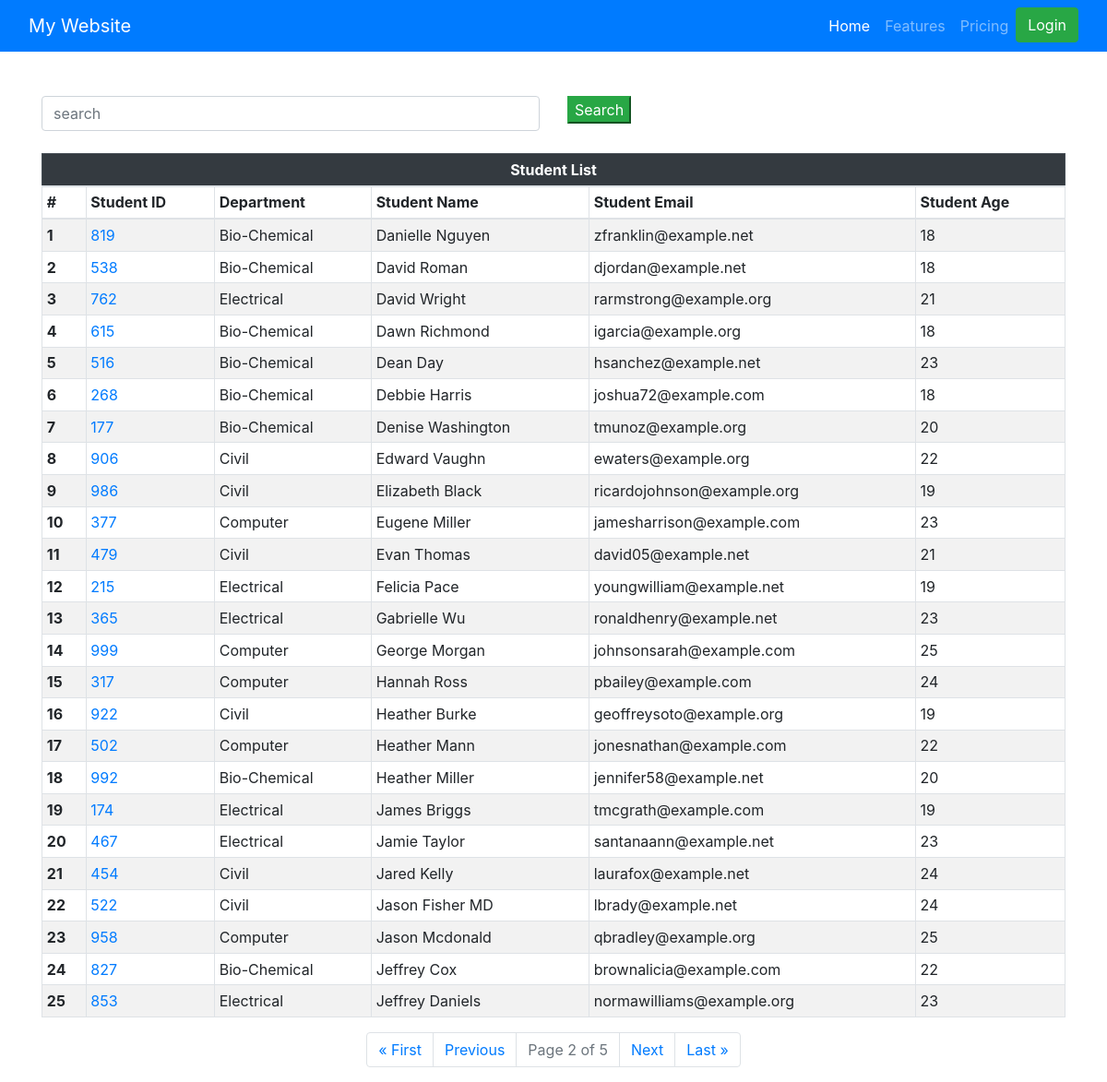
The app's page /get_student/?page=2 with its own data.
### veggie/models.py (models this page shows, shortened)
class Student(models.Model):
    Department=models.ForeignKey(Department,related_name="depart",on_delete=models.CASCADE)
    student_id=models.OneToOneField(studentID,related_name="student",on_delete=models.CASCADE)
    student_name=models.CharField(max_length=100)
    student_email=models.EmailField(unique=True)
    student_age=models.IntegerField(default=18)
    student_address=models.TextField()
    def __str__(self) -> str:
        return self.student_name
    class Meta:
        ordering = ['student_name']
        verbose_name = "Student"

class studentID(models.Model):
    student_id=models.CharField(max_length=100,unique=True)
    def __str__(self) -> str:
        return self.student_id
    class Meta:
        ordering = ['student_id']
        verbose_name = "Student ID"

class Department(models.Model):
    department=models.CharField(max_length=100)
    class Meta:
        ordering = ['department']

### veggie/views.py (the view, shortened to what this page needs)
# urls.py: path('get_student/', veggie_views.get_student, name='get_student'),
def get_student(request):
    queryset=Student.objects.all()
    ranks=queryset.annotate(marks=Sum('student_marks__marks')).order_by('-marks','-student_age')
    print(ranks)
    paginator = Paginator(queryset, 25)
    page_number = request.GET.get("page",1)
    page_obj = paginator.get_page(page_number)
    return render(request,'veggie/student.html',context={
        'pages':'student',
        'students':page_obj,
    })

### veggie/templates/veggie/student.html (shortened to what this page needs)
{% extends 'base.html' %}
{% block start %}
<div class="container mt-5">
    <form class=mb-4>
    <div class="row">
        <div class="col-md-6">
            <input class="form-control" placeholder="search" name="search" type="text" value="{{ request.GET.search }}">
        </div>
        <div class="col-md-6">
            <button class="btn-success">Search</button>
        </div>
    </div>
    </form>
  <table class="table table-striped table-bordered table-hover table-sm table-responsive-sm">
    <thead class="table-dark">
      <tr>
        <th colspan="6" class="text-center">Student List</th>
      </tr>
    <thead>
      <tr>
        <th>#</th>
        <th>Student ID</th>
        <th>Department</th>
        <th>Student Name</th>
        <th>Student Email</th>
        <th>Student Age</th>
      </tr>
    </thead>
    <tbody>
      {% for student in students %}
      <tr>
        <th>{{ forloop.counter }}</th>
        <td><a href="{% url 'see_marks' student.student_id %}">
          {{student.student_id}}
        </a>
      </td>
        <td>{{ student.Department.department }}</td>
        <td>{{ student.student_name }}</td>
        <td>{{ student.student_email }}</td>
        <td>{{ student.student_age }}</td>
      </tr>
      {% endfor %}
    </tbody>
  </table>
  <nav aria-label="Page navigation example">
    <ul class="pagination justify-content-center">
      {% if students.has_previous %}
        <li class="page-item">
          <a class="page-link" href="?page=1">&laquo; First</a>
        </li>
        <li class="page-item">
          <a class="page-link" href="?page={{ students.previous_page_number }}">Previous</a>
        </li>
      {% endif %}
      <li class="page-item disabled">
        <span class="page-link">
          Page {{ students.number }} of {{ students.paginator.num_pages }}
        </span>
      </li>
      {% if students.has_next %}
        <li class="page-item">
          <a class="page-link" href="?page={{ students.next_page_number }}">Next</a>
        </li>
        <li class="page-item">
          <a class="page-link" href="?page={{ students.paginator.num_pages }}">Last &raquo;</a>
        </li>
      {% endif %}
    </ul>
  </nav>
{% endblock %}

### records on screen
Student: student_id "819", Department.department "Bio-Chemical", student_name "Danielle Nguyen", student_email "zfranklin@example.net", student_age "18"
Student: student_id "538", Department.department "Bio-Chemical", student_name "David Roman", student_email "djordan@example.net", student_age "18"
Student: student_id "762", Department.department "Electrical", student_name "David Wright", student_email "rarmstrong@example.org", student_age "21"
Student: student_id "615", Department.department "Bio-Chemical", student_name "Dawn Richmond", student_email "igarcia@example.org", student_age "18"
Student: student_id "516", Department.department "Bio-Chemical", student_name "Dean Day", student_email "hsanchez@example.net", student_age "23"
Student: student_id "268", Department.department "Bio-Chemical", student_name "Debbie Harris", student_email "joshua72@example.com", student_age "18"
Student: student_id "177", Department.department "Bio-Chemical", student_name "Denise Washington", student_email "tmunoz@example.org", student_age "20"
Student: student_id "906", Department.department "Civil", student_name "Edward Vaughn", student_email "ewaters@example.org", student_age "22"
Student: student_id "986", Department.department "Civil", student_name "Elizabeth Black", student_email "ricardojohnson@example.org", student_age "19"
Student: student_id "377", Department.department "Computer", student_name "Eugene Miller", student_email "jamesharrison@example.com", student_age "23"
Student: student_id "479", Department.department "Civil", student_name "Evan Thomas", student_email "david05@example.net", student_age "21"
Student: student_id "215", Department.department "Electrical", student_name "Felicia Pace", student_email "youngwilliam@example.net", student_age "19"
Student: student_id "365", Department.department "Electrical", student_name "Gabrielle Wu", student_email "ronaldhenry@example.net", student_age "23"
Student: student_id "999", Department.department "Computer", student_name "George Morgan", student_email "johnsonsarah@example.com", student_age "25"
Student: student_id "317", Department.department "Computer", student_name "Hannah Ross", student_email "pbailey@example.com", student_age "24"
Student: student_id "922", Department.department "Civil", student_name "Heather Burke", student_email "geoffreysoto@example.org", student_age "19"
Student: student_id "502", Department.department "Computer", student_name "Heather Mann", student_email "jonesnathan@example.com", student_age "22"
Student: student_id "992", Department.department "Bio-Chemical", student_name "Heather Miller", student_email "jennifer58@example.net", student_age "20"
Student: student_id "174", Department.department "Electrical", student_name "James Briggs", student_email "tmcgrath@example.com", student_age "19"
Student: student_id "467", Department.department "Electrical", student_name "Jamie Taylor", student_email "santanaann@example.net", student_age "23"
Student: student_id "454", Department.department "Civil", student_name "Jared Kelly", student_email "laurafox@example.net", student_age "24"
Student: student_id "522", Department.department "Civil", student_name "Jason Fisher MD", student_email "lbrady@example.net", student_age "24"
Student: student_id "958", Department.department "Computer", student_name "Jason Mcdonald", student_email "qbradley@example.org", student_age "25"
Student: student_id "827", Department.department "Bio-Chemical", student_name "Jeffrey Cox", student_email "brownalicia@example.com", student_age "22"
Student: student_id "853", Department.department "Electrical", student_name "Jeffrey Daniels", student_email "normawilliams@example.org", student_age "23"

### other values on screen
{{ students.number }} "2"
{{ students.paginator.num_pages }} "5"
